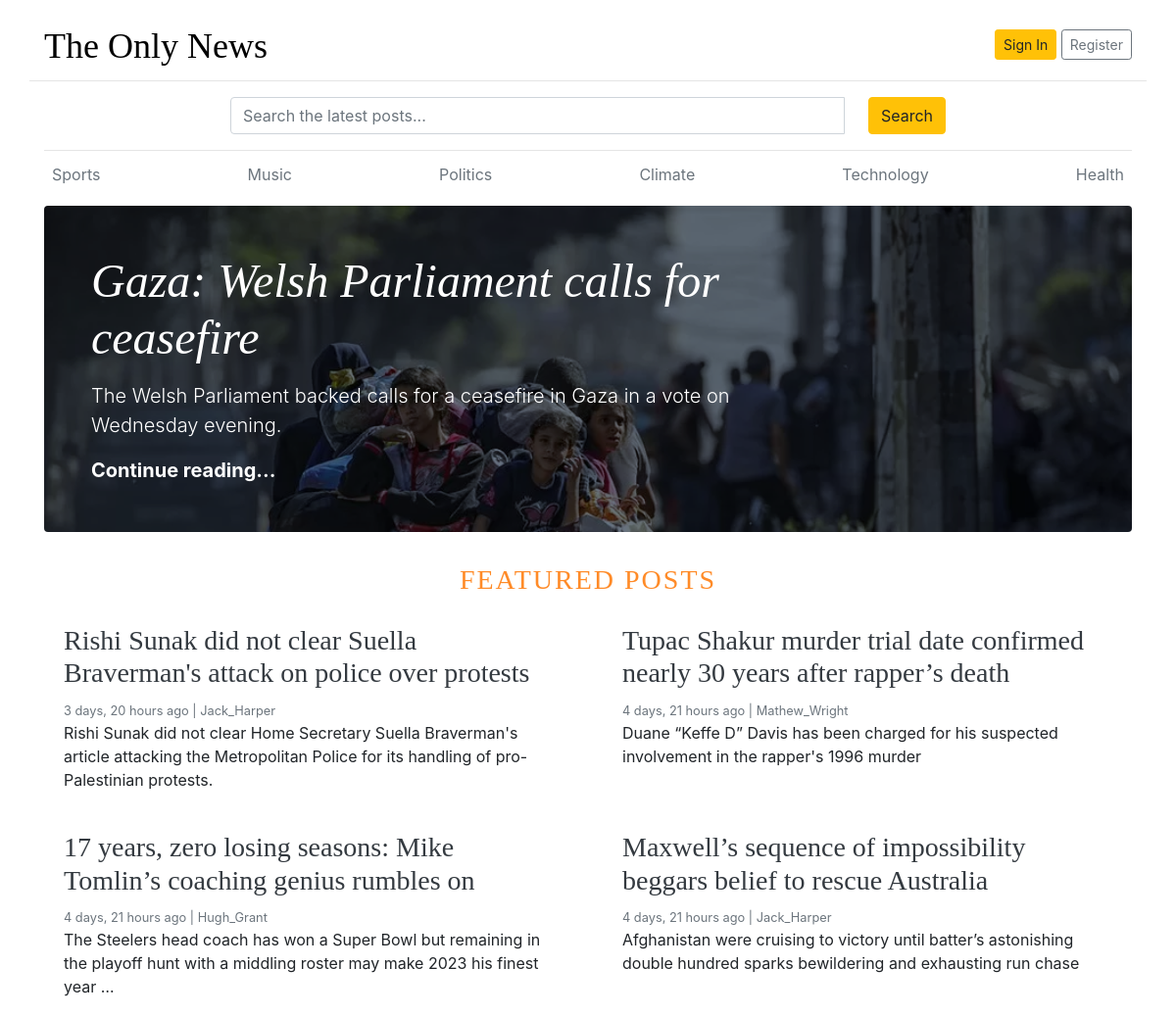
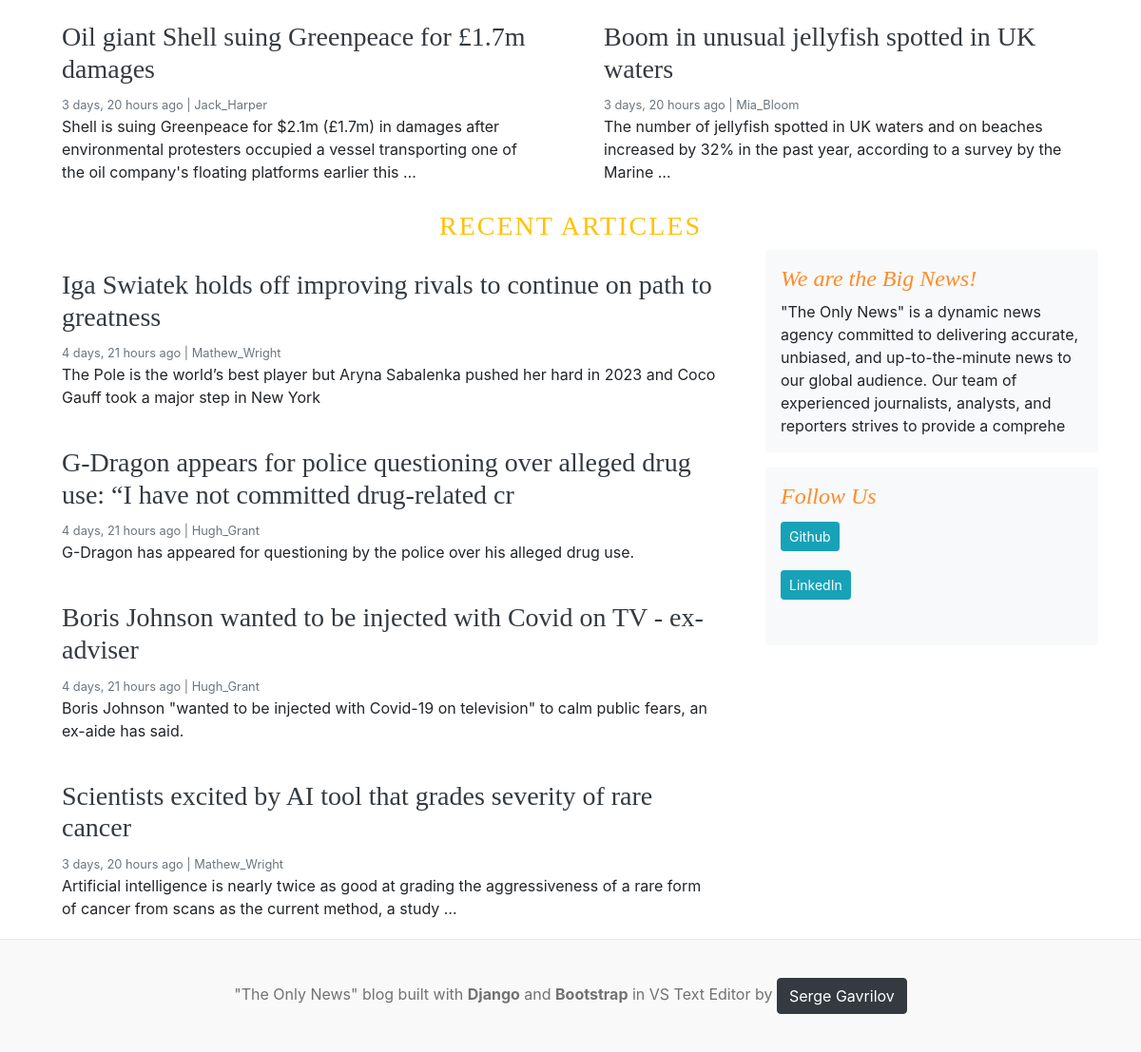
The page / on the database its author committed (2 pictures, top to bottom).
### blogs/models.py (models this page shows, shortened)
class Category(models.Model):
    category_name = models.CharField(max_length=50, unique=True)
    created_at = models.DateTimeField(auto_now_add=True)
    updated_at = models.DateTimeField(auto_now=True)
    class Meta:
        verbose_name_plural = 'categories'

class Blog(models.Model):
    title = models.CharField(max_length=100)
    slug = models.SlugField(max_length=150, unique=True, blank=True)
    category = models.ForeignKey(Category, on_delete=models.CASCADE)
    author = models.ForeignKey(User, on_delete=models.CASCADE) # if the user gets deleted then the blog posts will also be deleted
    featured_image = models.ImageField(upload_to='uploads/%Y/%m/%d')
    short_description = models.TextField(max_length=500)
    blog_body = models.TextField(max_length=2000)
    status = models.CharField(max_length=20, choices=STATUS_CHOICES, default="draft")
    is_featured = models.BooleanField(default=False)
    created_at = models.DateTimeField(auto_now_add=True)
    updated_at = models.DateTimeField(auto_now=True)

class About(models.Model):
    about_heading = models.CharField(max_length=25)
    about_description = models.TextField(max_length=225)
    created_at = models.DateTimeField(auto_now_add=True)
    updated_at = models.DateTimeField(auto_now=True)
    class Meta:
        verbose_name_plural = 'About'

class SocialLink(models.Model):
    platform = models.CharField(max_length=25)
    link = models.URLField(max_length=100)
    created_at = models.DateTimeField(auto_now_add=True)
    updated_at = models.DateTimeField(auto_now=True)

class MyWeb(models.Model):
    myname = models.CharField(max_length=25)
    mylink = models.URLField(max_length=100)
    class Meta:
        verbose_name_plural = 'My Website'

### blog_main/views.py (the view)
# urls.py: 2. Add a URL to urlpatterns:  path('', views.home, name='home')
def home(request):
    featured_posts = Blog.objects.filter(is_featured=True, status='Published').order_by('updated_at')
    posts = Blog.objects.filter(is_featured=False, status='Published')
    try:
        about = About.objects.get()
    except:
        about = None
    context = {
        'featured_posts': featured_posts,
        'posts': posts,
        'about': about,
    }
    return render(request, 'home.html', context)

### blogs/context_processors.py (called while the page is built)
def get_categories(request):
    categories = Category.objects.all()
    return dict(categories=categories)

def get_social_links(request):
    social_links = SocialLink.objects.all()
    return dict(social_links=social_links)

def get_my_web(request):
    my_web = MyWeb.objects.all()
    return dict(my_web=my_web)

### templates/home.html
{% extends 'base.html' %}
{% block content %}
      {% for post in featured_posts %} {% if forloop.first %}
      <div
        class="jumbotron p-3 p-md-5 text-white rounded bg-dark"
        style="background:url('{{post.featured_image.url}}') no-repeat; background-blend-mode: overlay;background-size:cover;">
        <div class="col-md-8 px-0">
          <h1 class="display-4 font-italic">{{ post.title }}</h1>
          <p class="lead my-3">
            {{ post.short_description | truncatewords:25 }}
          </p>
          <p class="lead mb-0">
            <a href="{% url 'blogs' post.slug %}" class="text-white font-weight-bold"
              >Continue reading...</a
            >
          </p>
        </div>
      </div>
      {% endif %} {% endfor %}
      <h3
        class="text-uppercase"
        style="letter-spacing: 2px; text-align: center; color: #FF8B28;"
      >
        Featured Posts
      </h3>
      <div class="row mb-2">
        {% for post in featured_posts%} {% if not forloop.first%}
        <div class="col-md-6">
          <div class="card border-0">
            <div class="card-body">
              <h3><a href="{% url 'blogs' post.slug %}" class="text-dark">{{post.title}}</a></h3>
              <small class="mb-1 text-muted"
                >{{ post.created_at | timesince }} ago | {{post.author}}</small
              >
              <p class="card-text">
                {{post.short_description | truncatewords:25 }}
              </p>
            </div>
          </div>
        </div>
        {% endif %} {% endfor%}
      </div>
      <h3
        class="text-uppercase text-warning"
        style="letter-spacing: 2px; text-align: center"
      >
        Recent Articles
      </h3>
      <main role="main" class="container p-0">
        <div class="row">
          <div class="col-md-8 blog-main">
            {% for post in posts %}
            <div class="card border-0">
              <div class="card-body">
                <h3><a href="{% url 'blogs' post.slug %}" class="text-dark">{{post.title}}</a></h3>
                <small class="mb-1 text-muted"
                  >{{ post.created_at | timesince }} ago |
                  {{post.author}}</small
                >
                <p class="card-text">
                  {{post.short_description | truncatewords:25}}
                </p>
              </div>
            </div>
            {% endfor %}
          </div>
          <aside class="col-md-4 blog-sidebar">
            <div class="p-3 mb-3 bg-light rounded">
              <h4 class="font-italic" style="color: #FF8B28;">{{ about.about_heading }}</h4>
              <p class="mb-0">
                {{ about.about_description }}
              </p>
            </div>
            {% if social_links %}
            <div class="p-3 bg-light rounded">
              <h4 class="font-italic" style="color: #FF8B28;">Follow Us</h4>
              <ol class="list-unstyled">
                {% for i in social_links%}
                <li><a class="btn btn-sm btn-info mb-3 mt-1"  href="{{i.link}}" target="_blank">{{i.platform}}</a></li>
                {% endfor %}
              </ol>
            </div>
            {% endif %}
          </aside>
        </div>
      </main>
    </div>
    {% endblock %}

### templates/base.html (shortened to what this page needs)
{% load static %}
<!DOCTYPE html>
<html lang="en">
  <head>
    <link
      href="https://getbootstrap.com/docs/4.0/dist/css/bootstrap.min.css"
      rel="stylesheet"
    />
    <link rel="stylesheet"  href="{% static 'style/blog.css' %}" />
    <link rel="stylesheet" href="https://cdnjs.cloudflare.com/ajax/libs/font-awesome/4.7.0/css/font-awesome.min.css">
  </head>
  <body>
    <div class="container">
      <header class="blog-header py-3">
        <div class="row flex-nowrap justify-content-between align-items-center">
          <div class="col-8 pt-1">
            <a class="blog-header-logo" href="/">The Only News</a>
          </div>
          <div class="col-4 d-flex justify-content-end align-items-center">
            {% if not user.is_authenticated%}
            <a class="btn btn-sm btn-warning" href="{% url 'login' %}">Sign In</a> &nbsp;
            <a class="btn btn-sm btn-outline-secondary" href="{% url 'register' %}">Register</a>
            {% else %}
            <span>Welcome:<strong>{{ user }}</strong></span>
            <a class="btn btn-sm btn-outline-secondary ml-3" href="{% url 'logout' %}">Logout</a>
            <a class="btn btn-sm btn-outline-info ml-3" href="{% url 'dashboard' %}"><strong>Dashboard</strong></a>
            {% endif %}
          </div>
        </div>
        <div class="row flex-nowrap justify-content-between align-items-center search_fun mt-2" style="border-top: 1px solid #e5e5e5;" >
          <div class="col-2">
            </div>
          <div class="col-8 mt-3">
            <form action="{% url 'search' %}" method="GET">
              <div class="input-group">
                <input class="form-control" type="text" name="keyword" value="{{ keyword }}" placeholder="Search the latest posts..." aria-label="Enter search term..." aria-describedby="button-search" />
                <button type="submit" class="ml-4 btn btn-warning" id="button-search" type="button">Search</button>
            </div>
            </form>
          </div>
          <div class="col-2">
          </div>
        </div>
      </header>
      <div class="nav-scroller py-1 mb-2">
        <nav class="nav d-flex justify-content-between">
          {% for cat in categories %}
          <a class="p-2 text-muted" href="{% url 'posts_by_category' cat.id %}">{{cat.category_name}}</a>
          {% endfor %}
        </nav>
      </div>
{% block content %}
{% endblock %}
      {% if my_web %}
      <footer class="blog-footer">
        {% for myweb in my_web %}
        <p>"The Only News" blog built with <strong>Django</strong> and <strong>Bootstrap</strong> in VS Text Editor by <a class="btn btn-dark" href="{{ myweb.mylink }}" target="_blank">{{myweb.myname}}</a></p>
        {% endfor %}
      </footer>
      {% endif %}
    </body>
  </html>

### blog_main/static/style/blog.css (style rules this page uses)
.blog-header { border-bottom: 1px solid #e5e5e5; }
.blog-header-logo { font-family: "Playfair Display", Georgia, "Times New Roman", serif; font-size: 2.25rem; color: black; }
h1, h2, h3, h4, h5, h6 { font-family: "Playfair Display", Georgia, "Times New Roman", serif; }
.display-4 { font-size: 2.5rem; }
@media (min-width: 768px) { .display-4 { font-size: 3rem; } }
.blog-footer { padding: 2.5rem 0; color: #727272; text-align: center; background-color: #f9f9f9; border-top: .05rem solid #e5e5e5; }
.blog-footer p:last-child { margin-bottom: 0; }

### rows shown on the page
Category: category_name "Sports"
Category: category_name "Music"
Category: category_name "Politics"
Category: category_name "Climate"
Category: category_name "Technology"
Category: category_name "Health"
Blog: featured_image (picture), title "Gaza: Welsh Parliament calls for ceasefire", short_description "The Welsh Parliament backed calls for a ceasefire in Gaza in a vote on Wednesday evening."
Blog: title "Rishi Sunak did not clear Suella Braverman's attack on police over protests", created_at "3 days, 20 hours", author "Jack_Harper", short_description "Rishi Sunak did not clear Home Secretary Suella Braverman's article attacking the Metropolitan Police for its handling of pro-Palestinian protests."
Blog: title "Tupac Shakur murder trial date confirmed nearly 30 years after rapper’s death", created_at "4 days, 21 hours", author "Mathew_Wright", short_description "Duane “Keffe D” Davis has been charged for his suspected involvement in the rapper's 1996 murder"
Blog: title "17 years, zero losing seasons: Mike Tomlin’s coaching genius rumbles on", created_at "4 days, 21 hours", author "Hugh_Grant", short_description "The Steelers head coach has won a Super Bowl but remaining in the playoff hunt with a middling roster may make 2023 his finest year …"
Blog: title "Maxwell’s sequence of impossibility beggars belief to rescue Australia", created_at "4 days, 21 hours", author "Jack_Harper", short_description "Afghanistan were cruising to victory until batter’s astonishing double hundred sparks bewildering and exhausting run chase"
Blog: title "Oil giant Shell suing Greenpeace for £1.7m damages", created_at "3 days, 20 hours", author "Jack_Harper", short_description "Shell is suing Greenpeace for $2.1m (£1.7m) in damages after environmental protesters occupied a vessel transporting one of the oil company's floating platforms earlier this …"
Blog: title "Boom in unusual jellyfish spotted in UK waters", created_at "3 days, 20 hours", author "Mia_Bloom", short_description "The number of jellyfish spotted in UK waters and on beaches increased by 32% in the past year, according to a survey by the Marine …"
Blog: title "Iga Swiatek holds off improving rivals to continue on path to greatness", created_at "4 days, 21 hours", author "Mathew_Wright", short_description "The Pole is the world’s best player but Aryna Sabalenka pushed her hard in 2023 and Coco Gauff took a major step in New York"
Blog: title "G-Dragon appears for police questioning over alleged drug use: “I have not committed drug-related cr", created_at "4 days, 21 hours", author "Hugh_Grant", short_description "G-Dragon has appeared for questioning by the police over his alleged drug use."
Blog: title "Boris Johnson wanted to be injected with Covid on TV - ex-adviser", created_at "4 days, 21 hours", author "Hugh_Grant", short_description "Boris Johnson \"wanted to be injected with Covid-19 on television\" to calm public fears, an ex-aide has said."
Blog: title "Scientists excited by AI tool that grades severity of rare cancer", created_at "3 days, 20 hours", author "Mathew_Wright", short_description "Artificial intelligence is nearly twice as good at grading the aggressiveness of a rare form of cancer from scans as the current method, a study …"
About: about_heading "We are the Big News!", about_description "\"The Only News\" is a dynamic news agency committed to delivering accurate, unbiased, and up-to-the-minute news to our global audience. Our team of experienced journalists, analysts, and reporters strives to provide a comprehe"
SocialLink: platform "Github"
SocialLink: platform "LinkedIn"
MyWeb: myname "Serge Gavrilov"
